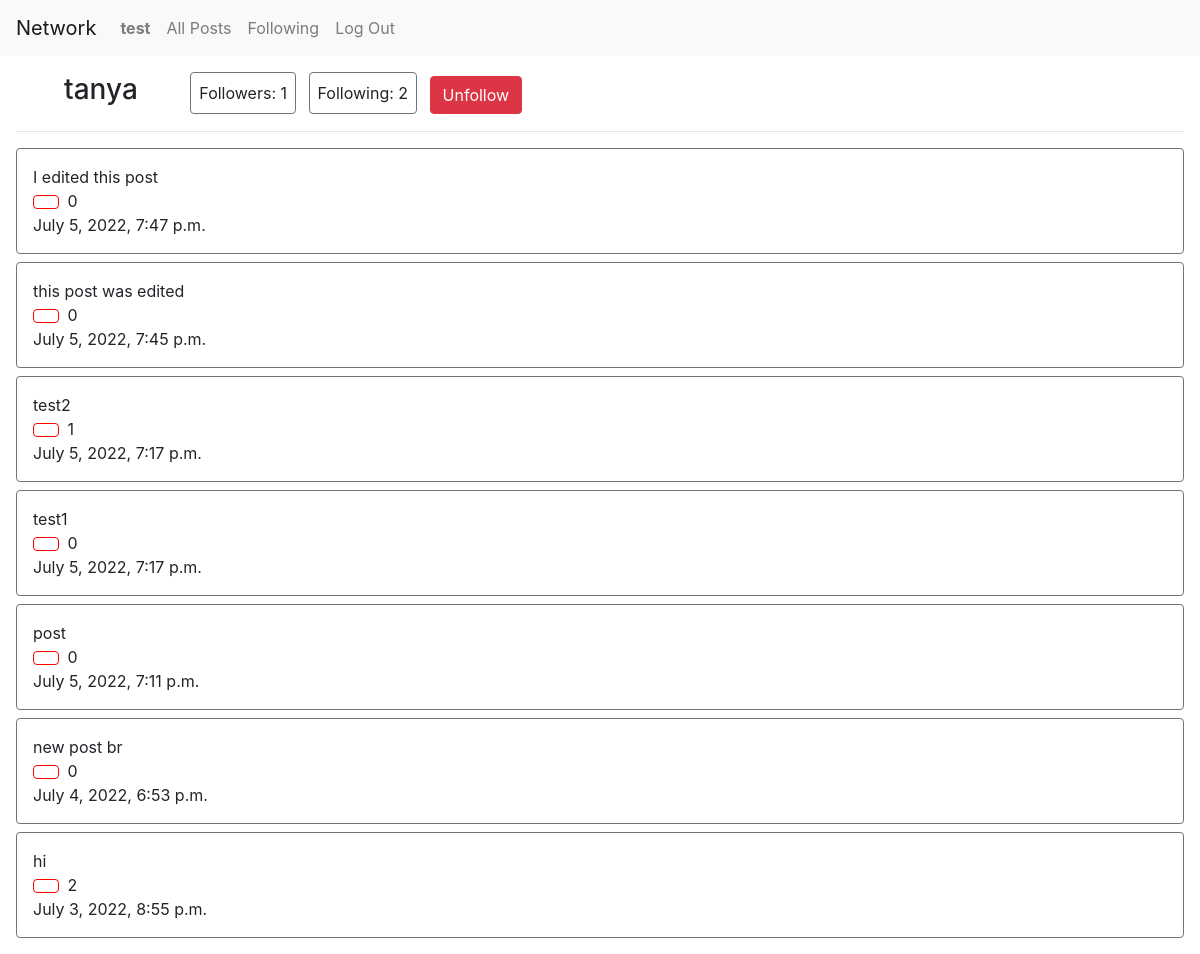
The page /profile/2 (signed in) on the database its author committed.
### network/models.py (models this page shows, shortened)
class User(AbstractUser):
    pass

class Post(models.Model):
    user = models.ForeignKey(User, on_delete=models.CASCADE, related_name="user")
    post = models.CharField(max_length=300)
    timestamp = models.DateTimeField()
    likes = models.IntegerField(default=0)

### network/views.py (the view, shortened to what this page needs)
# urls.py: path("profile/<str:owner>", views.profile, name="profile"),
def profile(request, owner):
    owner = User.objects.get(id=owner)
    button = "Follow" if Follow.objects.filter(follower=request.user, following=owner).count() == 0 else "Unfollow"
    posts = Post.objects.filter(user=owner.id).order_by('-timestamp')
    for post in posts:
        post.likes = Like.objects.filter(post=post.id).count()
        post.save()
    paginator = Paginator(posts, 10)
    page_number = request.GET.get('page')
    page_obj = paginator.get_page(page_number)
    return render(request, "network/profile.html", {
    "owner": owner,
    "followers": Follow.objects.filter(following=owner).count(),
    "following": Follow.objects.filter(follower=owner).count(),
    "page_obj": page_obj,
    "button": button
    })

### network/templates/network/profile.html (shortened to what this page needs)
{% extends "network/layout.html" %}
{% load static %}
{% block body %}
<div id="profile" class="p-3">
  <div>
    <h3 class="ml-5" style="display: inline-block;">{{ owner.username }}</h3>
    <div class="ml-5" style="display: inline-block;">
      <div class="border border-secondary rounded p-2" style="display: inline-block;">Followers: {{ followers }}</div>
      <div class="border border-secondary rounded ml-2 p-2" style="display: inline-block;">Following: {{ following }}</div>
      <form style="display: inline-block;" action="{% url 'profile' owner.id %}" method="post">
        {% if user.id != owner.id %}
          {% if button == "Follow" %}
            <button type="submit" class="btn btn-primary ml-2" name="button" value="Follow">Follow</button>
          {% else %}
            <button type="submit" class="btn btn-danger ml-2" name="button" value="Unfollow">Unfollow</button>
          {% endif %}
        {% endif %}
      </form>
    </div>
  </div>
  <hr>
  <div>
    {% for post in page_obj %}
            <div class="border border-secondary rounded p-3 mt-2">
                <div id="post-{{post.id}}">{{ post.post }}</div>
                <button class="btn mr-1 d-inline-block" style="background-color:white; border-color: red;" id="like-btn-{{post.id}}" onclick="like('{{ post.id }}')"></button>
                <div id="like-count-{{post.id}}" class="d-inline-block">{{ post.likes }}</div>
                <div>{{ post.timestamp }}</div>
            </div>
        {% empty %}
            <div>It's empty here :( Add new posts to brighten up your page</div>
        {% endfor %}
  </div>
</div>
{% endblock %}

### network/templates/network/layout.html (shortened to what this page needs)
{% load static %}
<!DOCTYPE html>
<html lang="en">
    <head>
        <link rel="stylesheet" href="https://stackpath.bootstrapcdn.com/bootstrap/4.4.1/css/bootstrap.min.css">
        <link href="{% static 'network/styles.css' %}" rel="stylesheet">
    </head>
    <body>
        <nav class="navbar navbar-expand-lg navbar-light bg-light">
            <a class="navbar-brand" href="#">Network</a>
            <div>
              <ul class="navbar-nav mr-auto">
                {% if user.is_authenticated %}
                    <li class="nav-item">
                        <a class="nav-link" id="profile" href="{% url 'profile' user.id %}"><strong>{{ user.username }}</strong></a>
                    </li>
                {% endif %}
                <li class="nav-item">
                  <a class="nav-link" href="{% url 'index' %}">All Posts</a>
                </li>
                {% if user.is_authenticated %}
                    <li class="nav-item">
                        <a class="nav-link" id="following" href="{% url 'following' %}">Following</a>
                    </li>
                    <li class="nav-item">
                        <a class="nav-link" href="{% url 'logout' %}">Log Out</a>
                    </li>
                {% endif %}
              </ul>
            </div>
          </nav>
        <div class="body">
            {% block body %}
            {% endblock %}
        </div>
    </body>
</html>

### rows shown on the page
User: username "test"
User: username "tanya"
Post: post "I edited this post", likes "0", timestamp "July 5, 2022, 7:47 p.m."
Post: post "this post was edited", likes "0", timestamp "July 5, 2022, 7:45 p.m."
Post: post "test2", likes "1", timestamp "July 5, 2022, 7:17 p.m."
Post: post "test1", likes "0", timestamp "July 5, 2022, 7:17 p.m."
Post: post "post", likes "0", timestamp "July 5, 2022, 7:11 p.m."
Post: post "new post br", likes "0", timestamp "July 4, 2022, 6:53 p.m."
Post: post "hi", likes "2", timestamp "July 3, 2022, 8:55 p.m."

### other values the page prints
{{ followers }} "1"
{{ following }} "2"
